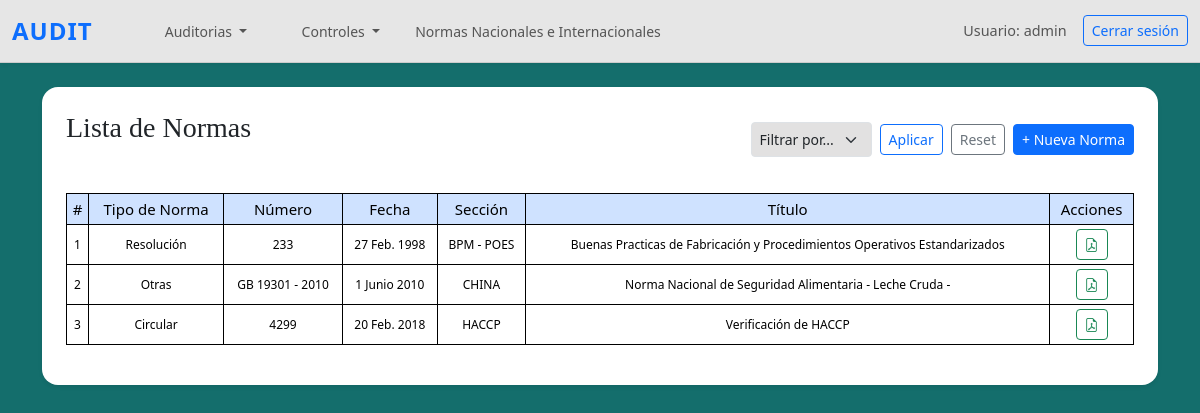
Screenshot of /normas_listar/ (signed in) with the database file from the repository.
### questions/models.py (models this page shows, shortened)
class Norma(models.Model):
    tipo_norma = models.ForeignKey(TipoNorma, on_delete=models.CASCADE)
    numero_norma = models.CharField(max_length=20, null=True, blank=True)
    fecha = models.DateField()
    seccion = models.ForeignKey(TipoSeccion, on_delete=models.CASCADE)
    titulo = models.CharField(max_length=100)
    norma_pdf = models.FileField(upload_to='normativas/', null=True, blank=True)
    activa = models.BooleanField(default=True)
    class Meta:
        ordering = ['seccion']

class TipoNorma(models.Model):
    nombre = models.CharField(max_length=100)
    class Meta:
        ordering = ['nombre']
    def __str__(self):
        return self.nombre

class TipoSeccion(models.Model):
    nombre = models.CharField(max_length=100)
    class Meta:
        ordering = ['nombre']
    def __str__(self):
        return self.nombre

### questions/views.py (the view)
# urls.py: path('normas_listar/', listado_normas, name='normas_listar'),
@login_required
def listado_normas(request):
    normas = Norma.objects.all()
    secciones = TipoSeccion.objects.all()
    filtro_seleccionado = request.GET.get('filtro')
    valor_seleccionado = None  # inicializamos
    if filtro_seleccionado == 'seccion':
        valor_seleccionado = request.GET.get('valor_seccion')
        if valor_seleccionado:
            normas = normas.filter(seccion_id=valor_seleccionado)
    elif filtro_seleccionado == 'numero':
        valor_seleccionado = request.GET.get('valor_numero')
        if valor_seleccionado:
            normas = normas.filter(numero_norma__icontains=valor_seleccionado)
    context = {
        'normas': normas,
        'secciones': secciones,
        'filtro_seleccionado': filtro_seleccionado,
        'valor_seleccionado': valor_seleccionado,
    }
    return render(request, 'normas/listado_normas.html', context)

### questions/templates/normas/listado_normas.html (shortened to what this page needs)
{% extends 'questions/base.html' %}
{% load static %}
{% block content %}
<div style="background-color: #146e6c; min-height: 100vh;">
<div class="container py-4">
    <div class="bg-white p-4 rounded-4 shadow-sm">
        <div class="d-flex flex-wrap justify-content-between align-items-center mb-4">
            <h3 class="card-title text-center mb-4" style="font-family: 'Times New Roman', Times, serif;">
                Lista de Normas
            </h3>
            <div class="d-flex align-items-center flex-wrap gap-2">
                <form method="get" class="d-flex gap-2 align-items-center">
                    <select name="filtro" class="form-select form-select-sm" id="filtroSelect">
                        <option value="">Filtrar por...</option>
                    </select>
                    <button type="submit" class="btn btn-outline-primary btn-sm">Aplicar</button>
                    <a href="{% url 'normas_listar' %}" class="btn btn-outline-secondary btn-sm">Reset</a>
                </form>
                <a href="{% url 'normas_agregar' %}" class="btn btn-primary btn-sm">
                    + Nueva Norma
                </a>
            </div>
        </div>
        <div class="table-responsive">
            <table class="table table-bordered table-hover text-center align-middle table-sm small">
                <thead class="table-primary">
                    <tr>
                        <th>#</th>
                        <th>Tipo de Norma</th>
                        <th>Número</th>
                        <th>Fecha</th>
                        <th>Sección</th>
                        <th>Título</th>
                        <th>Acciones</th>
                    </tr>
                </thead>
                <tbody>
                    {% for norma in normas %}
                    <tr>
                        <td>{{ forloop.counter }}</td>
                        <td>{{ norma.tipo_norma }}</td>
                        <td>{{ norma.numero_norma }}</td>
                        <td>{{ norma.fecha }}</td>
                        <td>{{ norma.seccion }}</td>
                        <td>{{ norma.titulo }}</td>
                        <td class="text-nowrap">
                            {% if norma.norma_pdf %}
                            <a href="{{ norma.norma_pdf.url }}" target="_blank" class="btn btn-sm btn-outline-success" title="Ver PDF">
                                <i class="bi bi-file-earmark-pdf"></i>
                            </a>
                            {% endif %}
                        </td>
                    </tr>
                    {% empty %}
                    <tr>
                        <td colspan="7">No se encontraron normas.</td>
                    </tr>
                    {% endfor %}
                </tbody>
            </table>
        </div>
    </div>
</div>
</div>
{% endblock %}

### questions/templates/questions/base.html (shortened to what this page needs)
<!DOCTYPE html>
<html lang="en">
<head>
  <link href="https://cdn.jsdelivr.net/npm/bootstrap@5.3.3/dist/css/bootstrap.min.css" rel="stylesheet">
  <link href="https://cdn.jsdelivr.net/npm/bootstrap-icons@1.10.5/font/bootstrap-icons.css" rel="stylesheet">
  <link rel="stylesheet" href="https://cdnjs.cloudflare.com/ajax/libs/font-awesome/6.0.0-beta3/css/all.min.css">
  {% load static %}
  <link rel="stylesheet" type="text/css" href="{% static 'css/estilos.css' %}">
</head>
<body>
  <nav class="navbar navbar-expand-lg">
    <div class="container-fluid">
      <a class="navbar-brand" href="{% url 'home' %}">AUDIT</a>
      <ul class="navbar-nav ms-5 me-auto mb-2 mb-lg-0">
        <li class="nav-item dropdown">
          <a class="nav-link dropdown-toggle" style="font-size: 14px; font-weight: 400;" href="#" id="navbarDropdown" role="button" data-bs-toggle="dropdown" aria-expanded="false">
            Auditorias
          </a>
        </li>
        {% if user.is_superuser %}
        <li class="nav-item dropdown">
          <a class="nav-link dropdown-toggle" style="font-size: 14px; font-weight: 400;" href="#" id="navbarDropdown" role="button" data-bs-toggle="dropdown" aria-expanded="false">
            Controles
          </a>
        </li>
        {% endif %}
        <li>
          <a class="nav-link" style="font-size: 14px; font-weight: 400;" href="{% url 'normas_listar' %}">
            Normas Nacionales e Internacionales
          </a>
        </li>
      </ul>
        {% if user.is_authenticated %}
        <div class="d-flex align-items-center">
          <span class="navbar-text me-3">
            Usuario: {{ user.username }} {{ user.lastname }}
          </span>
          <a class="btn btn-outline-primary btn-sm" href="{% url 'logout' %}">Cerrar sesión</a>
        </div>
        {% endif %}
      </div>
  </nav>
  {% block content %}
  {% endblock %}
</body>
</html>

### static/css/estilos.css (style rules this page uses)
.navbar { background-color: #f7e3a1; }
body { background-color: white }
.form-select { height: 35px; background-color: rgb(226, 225, 225); font-size: 14px; }
table { width: 100%; }
thead tr th { font-size: 15px; font-weight: 400; text-align: center; }
tbody tr { font-size: 12px; margin-bottom: solid 2px black; }
.table th, .table td { border: 1px solid black; }

### questions/templates/questions/base.html (style rules this page uses)
.navbar { box-shadow: 0 2px 4px rgba(0, 0, 0, 0.05); position: sticky; top: 0; z-index: 1030; background-color: hsl(0, 0%, 90%); border-bottom: 1px solid hsl(0, 0%, 80%); }
.navbar-nav { gap: 1.2rem; }
.navbar-brand { font-weight: 700; font-size: 1.5rem; letter-spacing: 1px; color: #0d6efd !important; }
.nav-link { color: #555 !important; font-size: 1rem; transition: color 0.3s ease; }
.navbar-text { font-size: 0.9rem; color: #555; }

### rows the page displays
Norma: tipo_norma "Resolución", numero_norma "233", fecha "27 Feb. 1998", seccion "BPM - POES", titulo "Buenas Practicas de Fabricación y Procedimientos Operativos Estandarizados"
Norma: tipo_norma "Otras", numero_norma "GB 19301 - 2010", fecha "1 Junio 2010", seccion "CHINA", titulo "Norma Nacional de Seguridad Alimentaria - Leche Cruda -"
Norma: tipo_norma "Circular", numero_norma "4299", fecha "20 Feb. 2018", seccion "HACCP", titulo "Verificación de HACCP"

### other values shown
{{ user.username }} "admin"
